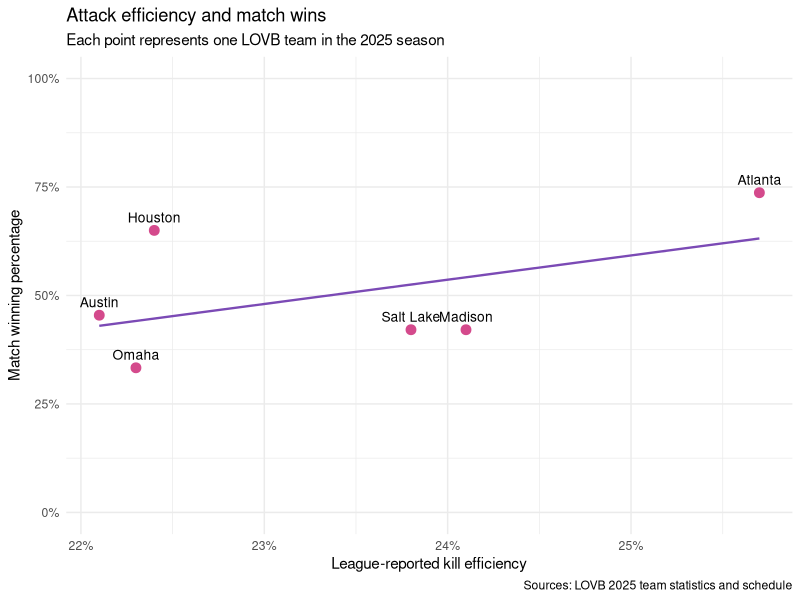

R code for this plot:
## ---- chunk 1
library(tidyverse)

team_data <- tibble(
  team = c("Atlanta", "Austin", "Houston", "Madison", "Omaha", "Salt Lake"),
  kill_efficiency = c(25.7, 22.1, 22.4, 24.1, 22.3, 23.8),
  wins = c(14, 10, 13, 8, 7, 8),
  losses = c(5, 12, 7, 11, 14, 11)
) |>
  mutate(
    matches = wins + losses,
    win_percentage = wins / matches
  )

team_data |>
  transmute(
    Team = team,
    `Kill efficiency (%)` = kill_efficiency,
    Wins = wins,
    Losses = losses,
    `Win percentage` = scales::percent(win_percentage, accuracy = 0.1)
  ) |>
  knitr::kable()
## ---- chunk 2
ggplot(team_data, aes(x = kill_efficiency, y = win_percentage, label = team)) +
  geom_smooth(method = "lm", se = FALSE, color = "#7b4ab5", linewidth = 0.8) +
  geom_point(color = "#d44a8c", size = 3) +
  geom_text(vjust = -0.8, size = 3.5) +
  scale_x_continuous(labels = \(x) paste0(x, "%")) +
  scale_y_continuous(
    labels = scales::label_percent(),
    limits = c(0, 1)
  ) +
  labs(
    title = "Attack efficiency and match wins",
    subtitle = "Each point represents one LOVB team in the 2025 season",
    x = "League-reported kill efficiency",
    y = "Match winning percentage",
    caption = "Sources: LOVB 2025 team statistics and schedule"
  ) +
  theme_minimal()
